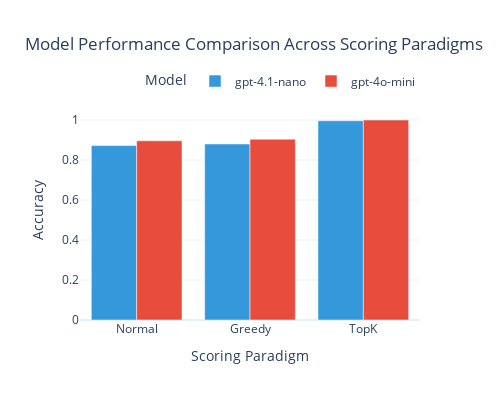

The notebook cell saved with this chart:
### Code cell
plot_acc(model_data, 'Model Performance Comparison Across Scoring Paradigms', 'Accuracy', [0, 1.1])

### Figure 1 — Plotly figure (JSON) as saved in the notebook; plotly's stock layout.template omitted (floating-point values rounded to 4 significant figures)
{"data": [{"alignmentgroup": "True", "hovertemplate": "Model=gpt-4.1-nano<br>Scoring Paradigm=%{x}<br>Accuracy=%{y}<extra></extra>", "legendgroup": "gpt-4.1-nano", "marker": {"color": "#3498db", "pattern": {"shape": ""}}, "name": "gpt-4.1-nano", "offsetgroup": "gpt-4.1-nano", "orientation": "v", "showlegend": true, "textposition": "auto", "type": "bar", "x": ["Normal", "Greedy", "TopK"], "xaxis": "x", "y": [0.872, 0.88, 0.996], "yaxis": "y"}, {"alignmentgroup": "True", "hovertemplate": "Model=gpt-4o-mini<br>Scoring Paradigm=%{x}<br>Accuracy=%{y}<extra></extra>", "legendgroup": "gpt-4o-mini", "marker": {"color": "#e74c3c", "pattern": {"shape": ""}}, "name": "gpt-4o-mini", "offsetgroup": "gpt-4o-mini", "orientation": "v", "showlegend": true, "textposition": "auto", "type": "bar", "x": ["Normal", "Greedy", "TopK"], "xaxis": "x", "y": [0.896, 0.904, 1.0], "yaxis": "y"}], "layout": {"barmode": "group", "height": 400, "legend": {"orientation": "h", "title": {"text": "Model"}, "tracegroupgap": 0, "x": 1, "xanchor": "right", "y": 1.02, "yanchor": "bottom"}, "title": {"text": "Model Performance Comparison Across Scoring Paradigms"}, "width": 500, "xaxis": {"anchor": "y", "domain": [0, 1], "title": {"text": "Scoring Paradigm"}}, "yaxis": {"anchor": "x", "domain": [0, 1], "range": [0, 1.1], "title": {"text": "Accuracy"}}}}
